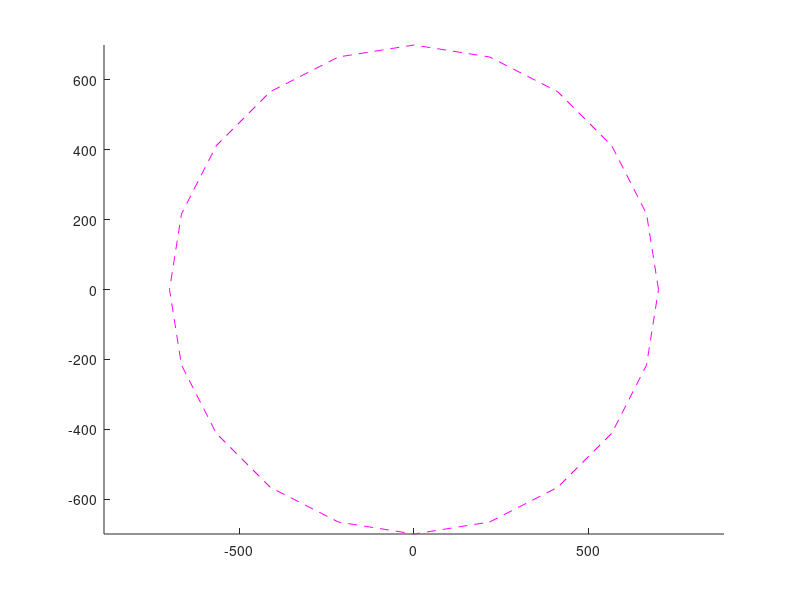

MATLAB code for this plot: (Note: this script raises an error after producing the figure.)
% simulation of sorting cells
% generate random points within circle, setup two different groups of
% cells, make sure they are not too close
clf
n = 200;% 
rc=700;
cellsz_pxl =40;% needs to be put in the paramfile for sorting simulations
close all;axis equal;hold on
clear tmp1; clear tmp2;clear cells1, clear cells2
[x,y,~] = cylinder(rc);plot(x(1,:),y(1,:),'--m');
% get the total number of randomly generated points
for i=1:n %n points inside the circle
[x, y]=rand_coord_circle(rc);%
if mod(i,2)==0 % even
tmp1(i,1:2) = [x y];
else           % uneven
tmp2(i,1:2) = [x y];
end
end
% make sure there are no centroids within cellsz_pxl pixels distance from any other
% centroid (no overlapping cells), this effectively gives cell a size
% works with already randomly generated cells, no new data points are
% generated here
indx1 = (1:size(tmp1))';
tmp1 = cat(2,tmp1,indx1);% assign indixes to cells
indx2 = (1:size(tmp2))';
tmp2 = cat(2,tmp2,indx2);% assign indixes to cells

[cells1,cells2] = check_close_cells(cellsz_pxl,tmp1,tmp2);

indx1 = (1:size(cells1))';
cells1 = cat(2,cells1(:,1:2),indx1);% assign indixes to cells
indx2 = (1:size(cells2))';
cells2 = cat(2,cells2(:,1:2),indx2);% assign indixes to cells
%%
[x,y,~]=cylinder(rc);
figure(2),plot(x(1,:),y(1,:),'--m');hold on
axis equal
figure(2),scatter(cells1(:,1),cells1(:,2),'LineWidth',2);hold on
scatter(cells2(:,1),cells2(:,2),'LineWidth',2);
box on
title(['After clean neighbors: type1: ' num2str(size(cells1,1)) 'pts   type2: ' num2str(size(cells2,1)) 'pts'])
%% next: calculate the quantity that will be changed as cells move randomly (closer or further to each other)
% then generate the increments to each cell coordinate such that they stay within the circle and not move too close to neighboring cells
% calculate the quantity again, iterate. This Q will be smaller if like
% cells are coming together, and larger, if unlike cells are close together
%TODO: make sure the cells don't move outside the circle
cells1_new = [];
cells2_new = [];
scale_rnd = 35;
coord_tmp =[];
cells1_new(:,1:2) = cells1(:,1:2) +scale_rnd*rand(size(cells1(:,1:2)));% increment coordinates of cells1 by randon numbrs
%make sure cells don't go out of the circle 
for jj=1:size(cells1_new,1)
    coord_tmp(jj) = (cells1_new(jj,1).*cells1_new(jj,1) + cells1_new(jj,2).*cells1_new(jj,2));
   % disp(power(coord_tmp(jj),0.5))
    if power(coord_tmp(jj),0.5)> rc
       disp('outside');
       cells1_new(jj,1:2)=cells1(jj,1:2);
       coord_tmp(jj) = (cells1_new(jj,1).*cells1_new(jj,1) + cells1_new(jj,2).*cells1_new(jj,2));
       disp(power(coord_tmp(jj),0.5))
    end
end
indx1 = (1:size(cells1_new))';
cells1_new = cat(2,cells1_new,indx1);% assign indixes to cells
cells2_new(:,1:2) = cells2(:,1:2) + scale_rnd*rand(size(cells2(:,1:2)));% increment coordinates of cells2 by randon numbrs

indx2 = (1:size(cells2_new))';
cells2_new = cat(2,cells2_new,indx2);

% figure(2),hold on,scatter(cells1_new(:,1),cells1_new(:,2),'LineWidth',3);hold on
% scatter(cells2_new(:,1),cells2_new(:,2),'LineWidth',3);
% text(cells2_new(:,1),cells2_new(:,2), num2str(cells2_new(:,3)));
% box on
%%
close all
[cells1_tmp,cells2_tmp] = check_close_cells(cellsz_pxl,cells1_new,cells2_new);
[x,y,~]=cylinder(rc);
figure(2),plot(x(1,:),y(1,:),'--m');hold on
axis equal
figure(2),hold on,scatter(cells1_tmp(:,1),cells1_tmp(:,2),'LineWidth',1.5);hold on
scatter(cells2_tmp(:,1),cells2_tmp(:,2),'LineWidth',1.5);
box on
% now the two cell coordinate cells to use for calculation of the quantity
% to be minimized
% cells1_tmp, cells2_tmp: cell positions after the increment was made
% cells1,cells2:          cell positions before the increment was made
% TODO: get the local neighborhood of each cell, calculate the Ising-like
% Hamiltonion (without external field)

nbrh_pxl_sz = 90;
synthetic_trackID = 2;% will be a loop variable
[like_cells,unlike_cells]=find_neighbors_simulation(synthetic_trackID,cells1_tmp,cells2_tmp,nbrh_pxl_sz);
figure(2), hold on
plot(cells1_tmp(synthetic_trackID,1),cells1_tmp(synthetic_trackID,2),'r.');hold on
text(cells1_tmp(synthetic_trackID,1)-5,cells1_tmp(synthetic_trackID,2)-5,['current, ' num2str(cells1_tmp(synthetic_trackID,3))],'FontSize',9)
if ~isempty(like_cells)
plot(like_cells(:,1),like_cells(:,2),'r.');hold on
text(like_cells(:,1)+5,like_cells(:,2)+5,num2str(like_cells(:,3)),'Color','r','FontSize',9);hold on

end
if ~isempty(unlike_cells)
plot(unlike_cells(:,1),unlike_cells(:,2),'b.');hold on
text(unlike_cells(:,1)+5,unlike_cells(:,2)+5,num2str(unlike_cells(:,3)),'Color','b','FontSize',9);hold on
end

% calculate the energy for each cell 'synthetic_trackID'  based on its neighborhood
% 

